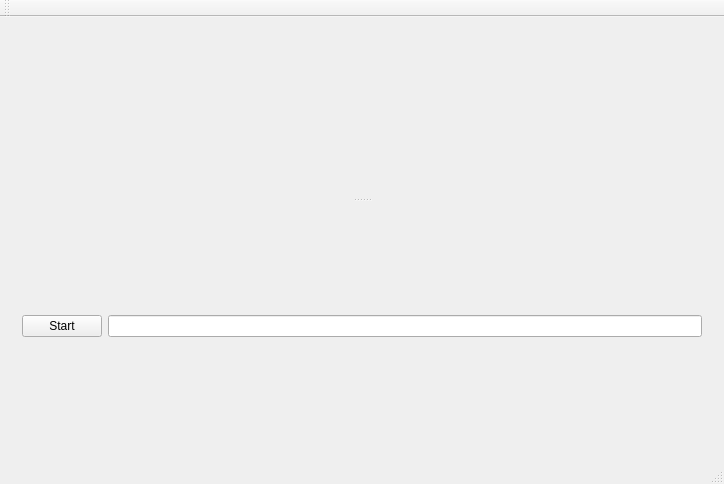
<?xml version="1.0" encoding="UTF-8"?>
<ui version="4.0">
 <class>MainWindow</class>
 <widget class="QMainWindow" name="MainWindow">
  <property name="geometry">
   <rect>
    <x>0</x>
    <y>0</y>
    <width>724</width>
    <height>484</height>
   </rect>
  </property>
  <property name="windowTitle">
   <string>MainWindow</string>
  </property>
  <widget class="QWidget" name="centralWidget">
   <layout class="QVBoxLayout" name="verticalLayout">
    <item>
     <widget class="QSplitter" name="splitter">
      <property name="orientation">
       <enum>Qt::Vertical</enum>
      </property>
      <widget class="QCustomPlot" name="customPlot" native="true"/>
      <widget class="QWidget" name="">
       <layout class="QHBoxLayout" name="horizontalLayout">
        <item>
         <widget class="QPushButton" name="startButton">
          <property name="text">
           <string>Start</string>
          </property>
         </widget>
        </item>
        <item>
         <widget class="QLineEdit" name="sampleTime"/>
        </item>
       </layout>
      </widget>
     </widget>
    </item>
   </layout>
  </widget>
  <widget class="QMenuBar" name="menuBar">
   <property name="geometry">
    <rect>
     <x>0</x>
     <y>0</y>
     <width>724</width>
     <height>22</height>
    </rect>
   </property>
  </widget>
  <widget class="QToolBar" name="mainToolBar">
   <attribute name="toolBarArea">
    <enum>TopToolBarArea</enum>
   </attribute>
   <attribute name="toolBarBreak">
    <bool>false</bool>
   </attribute>
  </widget>
  <widget class="QStatusBar" name="statusBar"/>
 </widget>
 <layoutdefault spacing="6" margin="11"/>
 <customwidgets>
  <customwidget>
   <class>QCustomPlot</class>
   <extends>QWidget</extends>
   <header location="global">qcustomplot.h</header>
   <container>1</container>
  </customwidget>
 </customwidgets>
 <resources/>
 <connections/>
</ui>
